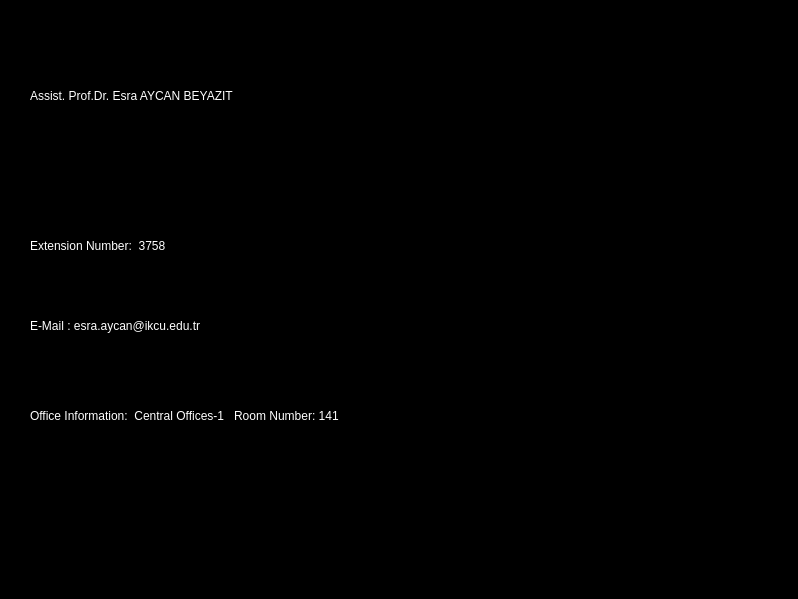
<?xml version="1.0" encoding="UTF-8"?>
<ui version="4.0">
 <class>info_1</class>
 <widget class="QMainWindow" name="info_1">
  <property name="geometry">
   <rect>
    <x>0</x>
    <y>0</y>
    <width>798</width>
    <height>599</height>
   </rect>
  </property>
  <property name="windowTitle">
   <string>MainWindow</string>
  </property>
  <property name="styleSheet">
   <string notr="true">background-color: rgb(0, 0, 0);</string>
  </property>
  <widget class="QWidget" name="centralwidget">
   <widget class="QLabel" name="label">
    <property name="geometry">
     <rect>
      <x>30</x>
      <y>60</y>
      <width>501</width>
      <height>71</height>
     </rect>
    </property>
    <property name="styleSheet">
     <string notr="true">font: 20pt &quot;MS Gothic&quot;;
color: rgb(255, 255, 255);</string>
    </property>
    <property name="text">
     <string>Assist. Prof.Dr. Esra AYCAN BEYAZIT</string>
    </property>
   </widget>
   <widget class="QLabel" name="label_2">
    <property name="geometry">
     <rect>
      <x>570</x>
      <y>50</y>
      <width>121</width>
      <height>171</height>
     </rect>
    </property>
    <property name="styleSheet">
     <string notr="true">border-image: url(:/resim/a.png);</string>
    </property>
    <property name="text">
     <string/>
    </property>
   </widget>
   <widget class="QLabel" name="label_3">
    <property name="geometry">
     <rect>
      <x>30</x>
      <y>210</y>
      <width>501</width>
      <height>71</height>
     </rect>
    </property>
    <property name="styleSheet">
     <string notr="true">
font: 12pt &quot;MS Gothic&quot;;
color: rgb(255, 255, 255);</string>
    </property>
    <property name="text">
     <string>Extension Number:  3758</string>
    </property>
   </widget>
   <widget class="QLabel" name="label_4">
    <property name="geometry">
     <rect>
      <x>30</x>
      <y>290</y>
      <width>501</width>
      <height>71</height>
     </rect>
    </property>
    <property name="styleSheet">
     <string notr="true">font: 12pt &quot;MS Gothic&quot;;
color: rgb(255, 255, 255);</string>
    </property>
    <property name="text">
     <string>E-Mail : esra.aycan@ikcu.edu.tr</string>
    </property>
   </widget>
   <widget class="QLabel" name="label_5">
    <property name="geometry">
     <rect>
      <x>30</x>
      <y>380</y>
      <width>501</width>
      <height>71</height>
     </rect>
    </property>
    <property name="styleSheet">
     <string notr="true">font: 12pt &quot;MS Gothic&quot;;
color: rgb(255, 255, 255);</string>
    </property>
    <property name="text">
     <string>Office Information:  Central Offices-1   Room Number: 141</string>
    </property>
   </widget>
  </widget>
 </widget>
 <resources>
  <include location="resims.qrc"/>
 </resources>
 <connections/>
</ui>
